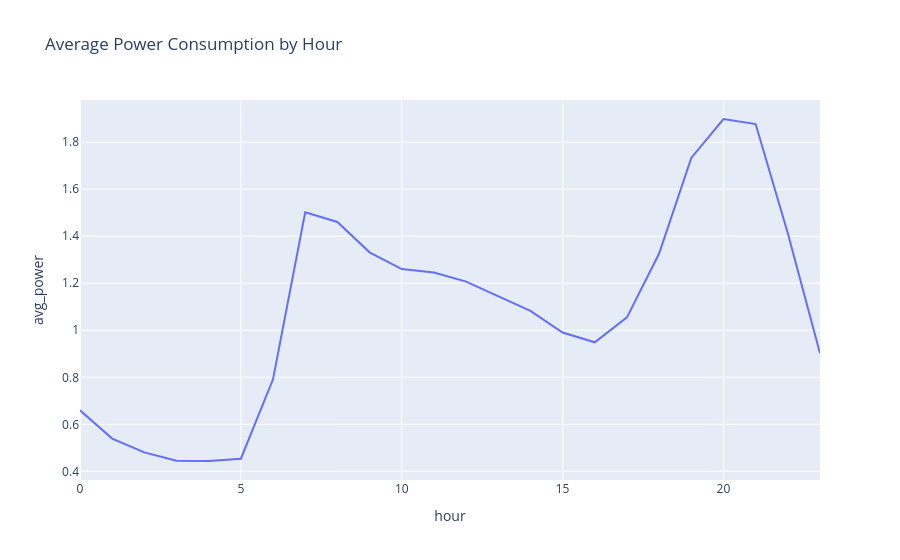

Notebook cell for this chart:
### Markdown cell above
average power by hour

### Code cell
"""
Lädt das stündliche Verbrauchsmuster aus dem View 'hourly_pattern'
und zeigt den durchschnittlichen Verbrauch pro Tagesstunde als Linienplot.
"""

df_hour_pattern = pd.read_sql("SELECT * FROM hourly_pattern", engine)

px.line(df_hour_pattern,x="hour",y="avg_power",
        title="Average Power Consumption by Hour")

### Figure 1 — Plotly figure (JSON) as saved in the notebook; plotly's stock layout.template omitted (floating-point values rounded to 4 significant figures)
{"data": [{"hovertemplate": "hour=%{x}<br>avg_power=%{y}<extra></extra>", "legendgroup": "", "line": {"color": "#636efa", "dash": "solid"}, "marker": {"symbol": "circle"}, "mode": "lines", "name": "", "orientation": "v", "showlegend": false, "type": "scatter", "x": [0.0, 1.0, 2.0, 3.0, 4.0, 5.0, 6.0, 7.0, 8.0, 9.0, 10.0, 11.0, 12.0, 13.0, 14.0, 15.0, 16.0, 17.0, 18.0, 19.0, 20.0, 21.0, 22.0, 23.0], "xaxis": "x", "y": [0.6594, 0.5393, 0.4806, 0.4449, 0.4438, 0.4537, 0.7916, 1.502, 1.461, 1.332, 1.261, 1.246, 1.207, 1.145, 1.083, 0.9908, 0.9489, 1.055, 1.326, 1.733, 1.899, 1.878, 1.413, 0.9021], "yaxis": "y"}], "layout": {"legend": {"tracegroupgap": 0}, "title": {"text": "Average Power Consumption by Hour"}, "xaxis": {"anchor": "y", "domain": [0, 1], "title": {"text": "hour"}}, "yaxis": {"anchor": "x", "domain": [0, 1], "title": {"text": "avg_power"}}}}
